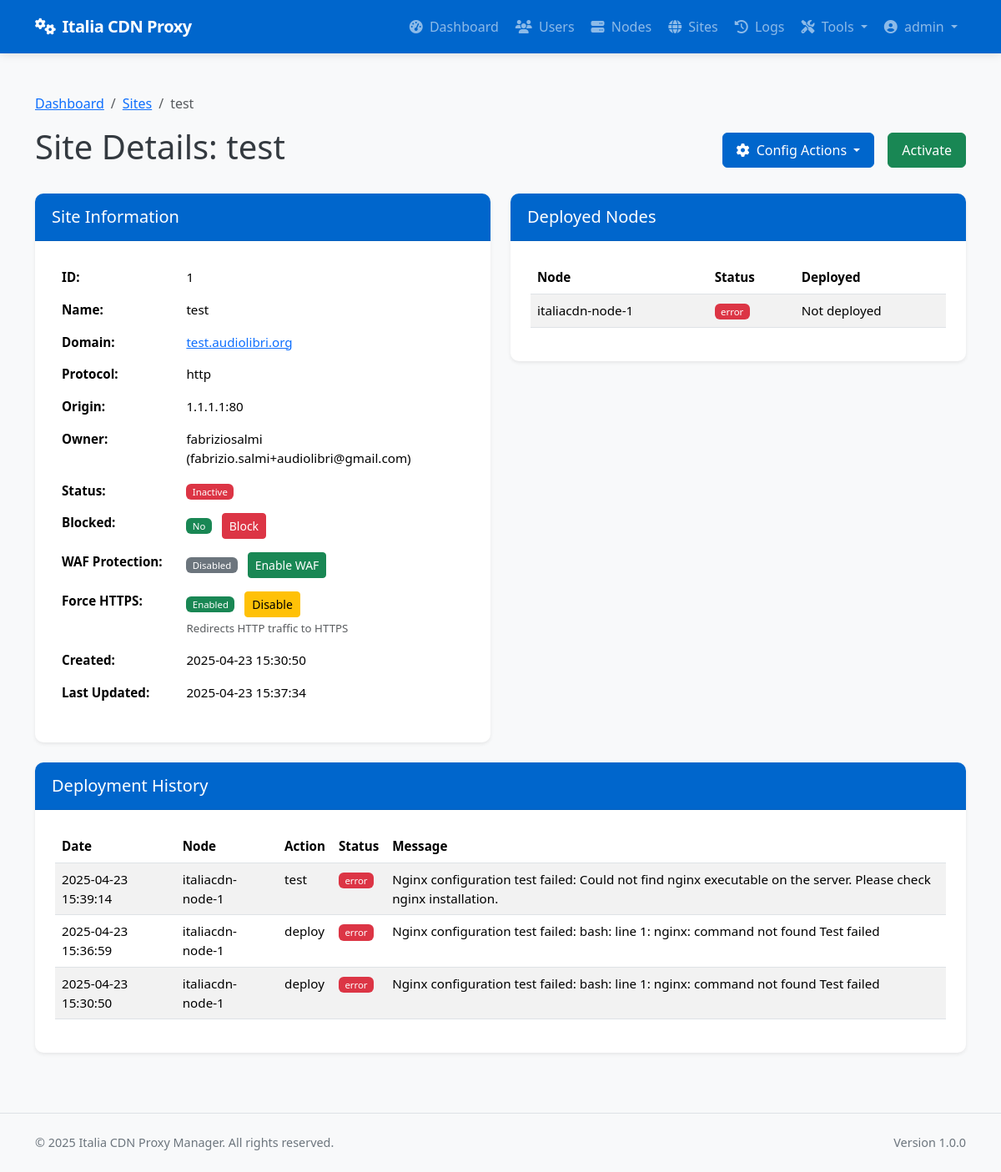
Page /admin/sites/1 (signed in) on the earlier database version.
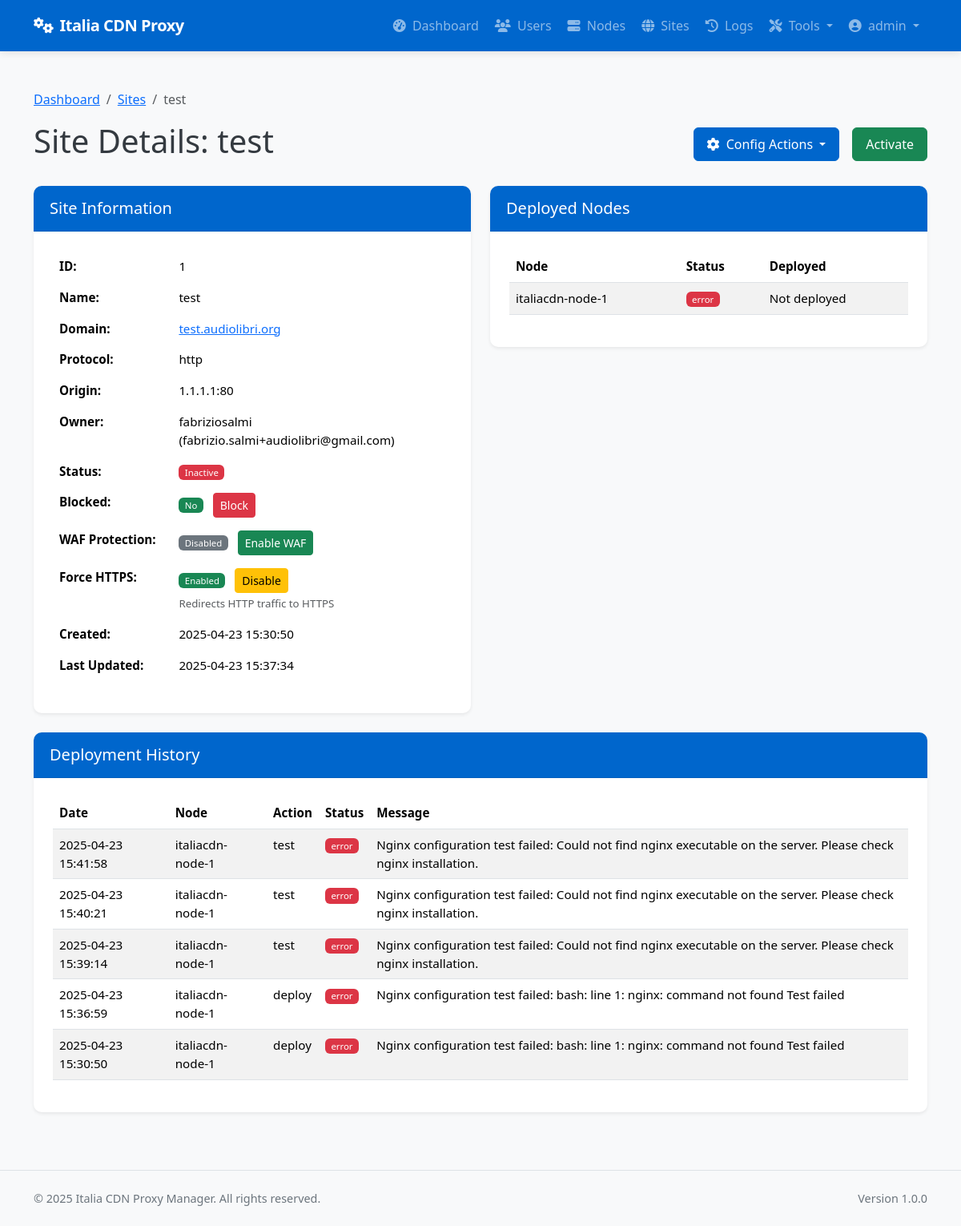
Same page on the later database version.
### app/models/models.py (models this page shows, shortened)
class SiteNode(db.Model):
    __tablename__ = 'site_nodes'
    id = db.Column(db.Integer, primary_key=True)
    site_id = db.Column(db.Integer, db.ForeignKey('sites.id'), nullable=False)
    node_id = db.Column(db.Integer, db.ForeignKey('nodes.id'), nullable=False)
    status = db.Column(db.String(20), default='pending')  # pending, deployed, error, discovered
    config_path = db.Column(db.String(256), nullable=True)  # Path to the config file on the node
    error_message = db.Column(db.Text, nullable=True)
    deployed_at = db.Column(db.DateTime, nullable=True)
    discovered_at = db.Column(db.DateTime, nullable=True)  # When was this config discovered
    updated_at = db.Column(db.DateTime, default=datetime.utcnow, onupdate=datetime.utcnow)
    __table_args__ = (db.UniqueConstraint('site_id', 'node_id', name='_site_node_uc'),)

class Node(db.Model):
    __tablename__ = 'nodes'
    id = db.Column(db.Integer, primary_key=True)
    name = db.Column(db.String(64), unique=True, nullable=False)
    ip_address = db.Column(db.String(45), nullable=False)  # IPv4 or IPv6
    ssh_port = db.Column(db.Integer, default=22)
    ssh_user = db.Column(db.String(64), nullable=False)
    ssh_key_path = db.Column(db.String(256), nullable=True)  # Path to SSH key file
    ssh_password = db.Column(db.String(256), nullable=True)  # Encrypted password (if using password auth)
    is_active = db.Column(db.Boolean, default=True)
    is_discovered = db.Column(db.Boolean, default=False)  # Whether this node was discovered from YAML
    created_at = db.Column(db.DateTime, default=datetime.utcnow)
    updated_at = db.Column(db.DateTime, default=datetime.utcnow, onupdate=datetime.utcnow)
    nginx_config_path = db.Column(db.String(256), default='/etc/nginx/conf.d')
    nginx_reload_command = db.Column(db.String(256), default='sudo systemctl reload nginx')
    site_nodes = db.relationship('SiteNode', backref='node', lazy='dynamic')

class DeploymentLog(db.Model):
    __tablename__ = 'deployment_logs'
    id = db.Column(db.Integer, primary_key=True)
    site_id = db.Column(db.Integer, db.ForeignKey('sites.id'), nullable=False)
    node_id = db.Column(db.Integer, db.ForeignKey('nodes.id'), nullable=False)
    user_id = db.Column(db.Integer, db.ForeignKey('users.id'), nullable=True)  # Who performed the action
    action = db.Column(db.String(64), nullable=False)  # deploy, update, remove, ssl_renew, discovery, rollback
    status = db.Column(db.String(20), nullable=False)  # success, error
    message = db.Column(db.Text, nullable=True)
    created_at = db.Column(db.DateTime, default=datetime.utcnow)
    site = db.relationship('Site', backref=db.backref('deployment_logs', lazy='dynamic'))
    node = db.relationship('Node', backref=db.backref('deployment_logs', lazy='dynamic'))
    user = db.relationship('User', backref=db.backref('deployment_logs', lazy='dynamic'))

### app/controllers/admin.py (the view)
@admin.route('/sites/<int:site_id>')
@login_required
@admin_required
def view_site(site_id):
    site = Site.query.get_or_404(site_id)
    site_nodes = SiteNode.query.filter_by(site_id=site_id).all()
    deployment_logs = DeploymentLog.query.filter_by(site_id=site_id).order_by(DeploymentLog.created_at.desc()).all()
    return render_template('admin/sites/view.html',
                           site=site,
                           site_nodes=site_nodes,
                           deployment_logs=deployment_logs)

### app/models/__init__.py (called while the page is built)
@login_manager.user_loader
def load_user(user_id):
    return User.query.get(int(user_id))

### app/models/models.py (called while the page is built)
    def is_admin(self):
        return self.role == 'admin'

### app/services/access_control.py (called while the page is built)
def admin_required(f):
    @wraps(f)
    def decorated_function(*args, **kwargs):
        if not current_user.is_admin():
            flash('You need admin privileges to access this page.', 'error')
            return abort(403)
        return f(*args, **kwargs)
    return decorated_function

### app/templates/admin/sites/view.html (shortened to what the changed rows need)
{% extends 'base.html' %}
{% block content %}
<div class="container py-4">
    <div class="d-flex justify-content-between align-items-center mb-4">
        <h1>Site Details: {{ site.name }}</h1>
    </div>
    <div class="row">
        <div class="col-md-6">
            <div class="card shadow-sm mb-4">
                <div class="card-body">
                    <table class="table table-borderless">
                        <tr>
                            <th style="width: 30%">ID:</th>
                        </tr>
                        <tr>
                            <th>Name:</th>
                        </tr>
                        <tr>
                            <th>Domain:</th>
                        </tr>
                        <tr>
                            <th>Protocol:</th>
                        </tr>
                        <tr>
                            <th>Origin:</th>
                        </tr>
                        <tr>
                            <th>Owner:</th>
                        </tr>
                        <tr>
                            <th>Status:</th>
                        </tr>
                        <tr>
                            <th>Blocked:</th>
                        </tr>
                        <tr>
                            <th>WAF Protection:</th>
                        </tr>
                        <tr>
                            <th>Force HTTPS:</th>
                        </tr>
                        <tr>
                            <th>Created:</th>
                        </tr>
                        <tr>
                            <th>Last Updated:</th>
                        </tr>
                    </table>
                </div>
            </div>
        </div>
        <div class="col-md-6">
            <div class="card shadow-sm mb-4">
                <div class="card-body">
                    {% if site_nodes %}
                        <div class="table-responsive">
                            <table class="table table-striped">
                                <thead>
                                    <tr>
                                        <th>Node</th>
                                        <th>Status</th>
                                        <th>Deployed</th>
                                    </tr>
                                </thead>
                                <tbody>
                                    {% for site_node in site_nodes %}
                                    <tr>
                                        <td>{{ site_node.node.name }}</td>
                                        <td>
                                            <span class="badge bg-{{ 'success' if site_node.status == 'deployed' else 'warning' if site_node.status == 'pending' else 'danger' }}">
                                                {{ site_node.status }}
                                            </span>
                                        </td>
                                        <td>{{ site_node.deployed_at.strftime('%Y-%m-%d %H:%M') if site_node.deployed_at else 'Not deployed' }}</td>
                                    </tr>
                                    {% endfor %}
                                </tbody>
                            </table>
                        </div>
                    {% else %}
                        <div class="alert alert-info">
                            This site is not yet deployed to any nodes.
                        </div>
                    {% endif %}
                </div>
            </div>
        </div>
    </div>
    <div class="card shadow-sm mb-4">
        <div class="card-body">
            {% if deployment_logs %}
                <div class="table-responsive">
                    <table class="table table-striped">
                        <thead>
                            <tr>
                                <th>Date</th>
                                <th>Node</th>
                                <th>Action</th>
                                <th>Status</th>
                                <th>Message</th>
                            </tr>
                        </thead>
                        <tbody>
                            {% for log in deployment_logs %}
                            <tr>
                                <td>{{ log.created_at.strftime('%Y-%m-%d %H:%M:%S') }}</td>
                                <td>{{ log.node.name }}</td>
                                <td>{{ log.action }}</td>
                                <td>
                                    <span class="badge bg-{{ 'success' if log.status == 'success' else 'danger' }}">
                                        {{ log.status }}
                                    </span>
                                </td>
                                <td>{{ log.message }}</td>
                            </tr>
                            {% endfor %}
                        </tbody>
                    </table>
                </div>
            {% else %}
                <div class="alert alert-info">
                    No deployment logs found for this site.
                </div>
            {% endif %}
        </div>
    </div>
</div>
{% endblock %}

Differences in the rows shown:
added DeploymentLog: created_at "2025-04-23 15:41:58", node.name "italiacdn-node-1", action "test", status "error", message "Nginx configuration test failed: Could not find nginx executable on the server. Please check nginx installation."
added DeploymentLog: created_at "2025-04-23 15:40:21", node.name "italiacdn-node-1", action "test", status "error", message "Nginx configuration test failed: Could not find nginx executable on the server. Please check nginx installation."
